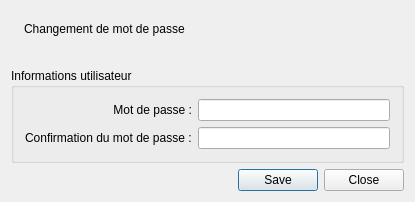
<?xml version="1.0" encoding="UTF-8"?>
<ui version="4.0">
 <class>Form_Change_Password</class>
 <widget class="QWidget" name="Form_Change_Password">
  <property name="geometry">
   <rect>
    <x>0</x>
    <y>0</y>
    <width>415</width>
    <height>202</height>
   </rect>
  </property>
  <property name="windowTitle">
   <string>Changement de mot de passe</string>
  </property>
  <layout class="QGridLayout" name="gridLayout">
   <property name="margin">
    <number>0</number>
   </property>
   <property name="spacing">
    <number>0</number>
   </property>
   <item row="0" column="0">
    <widget class="QWidget" name="admin_widget_title" native="true">
     <layout class="QGridLayout" name="gridLayout_4">
      <item row="0" column="0">
       <layout class="QHBoxLayout" name="_2">
        <item>
         <widget class="QLabel" name="label_4">
          <property name="sizePolicy">
           <sizepolicy hsizetype="Preferred" vsizetype="Fixed">
            <horstretch>0</horstretch>
            <verstretch>0</verstretch>
           </sizepolicy>
          </property>
          <property name="pixmap">
           <pixmap resource="../../resources.qrc">:/images/22x22/login.png</pixmap>
          </property>
          <property name="alignment">
           <set>Qt::AlignLeading|Qt::AlignLeft|Qt::AlignTop</set>
          </property>
         </widget>
        </item>
        <item>
         <widget class="QLabel" name="title">
          <property name="sizePolicy">
           <sizepolicy hsizetype="Expanding" vsizetype="Preferred">
            <horstretch>0</horstretch>
            <verstretch>0</verstretch>
           </sizepolicy>
          </property>
          <property name="text">
           <string>Changement de mot de passe</string>
          </property>
         </widget>
        </item>
       </layout>
      </item>
     </layout>
    </widget>
   </item>
   <item row="1" column="0">
    <widget class="QWidget" name="widget_content" native="true">
     <layout class="QGridLayout" name="gridLayout_5">
      <item row="0" column="0">
       <widget class="QGroupBox" name="groupBox">
        <property name="title">
         <string>Informations utilisateur</string>
        </property>
        <layout class="QGridLayout" name="gridLayout_3">
         <item row="0" column="0">
          <layout class="QHBoxLayout" name="horizontalLayout_3">
           <item>
            <layout class="QGridLayout" name="gridLayout_2">
             <item row="0" column="0">
              <widget class="QLabel" name="label_2">
               <property name="text">
                <string>Mot de passe :</string>
               </property>
               <property name="alignment">
                <set>Qt::AlignRight|Qt::AlignTrailing|Qt::AlignVCenter</set>
               </property>
               <property name="buddy">
                <cstring>password</cstring>
               </property>
              </widget>
             </item>
             <item row="0" column="1">
              <widget class="QLineEdit" name="password">
               <property name="echoMode">
                <enum>QLineEdit::Password</enum>
               </property>
              </widget>
             </item>
             <item row="1" column="1">
              <widget class="QLineEdit" name="password_confirm">
               <property name="echoMode">
                <enum>QLineEdit::Password</enum>
               </property>
              </widget>
             </item>
             <item row="1" column="0">
              <widget class="QLabel" name="label_3">
               <property name="text">
                <string>Confirmation du mot de passe :</string>
               </property>
               <property name="buddy">
                <cstring>password_confirm</cstring>
               </property>
              </widget>
             </item>
            </layout>
           </item>
          </layout>
         </item>
        </layout>
       </widget>
      </item>
      <item row="1" column="0">
       <widget class="QDialogButtonBox" name="buttonBox">
        <property name="standardButtons">
         <set>QDialogButtonBox::Close|QDialogButtonBox::Save</set>
        </property>
       </widget>
      </item>
     </layout>
    </widget>
   </item>
  </layout>
 </widget>
 <layoutdefault spacing="6" margin="11"/>
 <tabstops>
  <tabstop>password</tabstop>
  <tabstop>password_confirm</tabstop>
  <tabstop>buttonBox</tabstop>
 </tabstops>
 <resources>
  <include location="../../resources.qrc"/>
 </resources>
 <connections/>
</ui>
